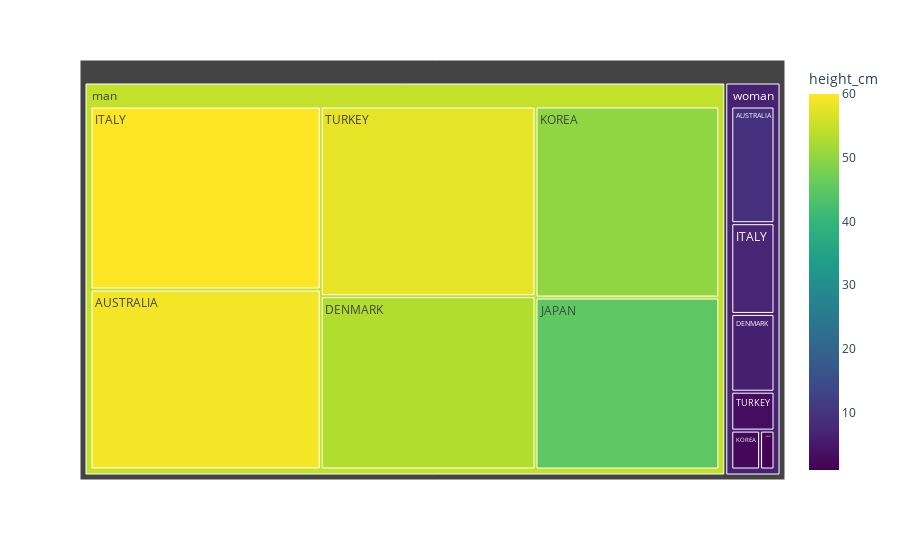

The code cell stored with this chart in its notebook:
### Code cell
# 트리맵 차트 시각화

fig = px.treemap(df3,
                 path=['sex','country'],
                 values='height_cm',
                 color='height_cm',
                 color_continuous_scale='viridis')

fig.show()

### Figure 1 — Plotly figure (JSON) as saved in the notebook; plotly's stock layout.template omitted (floating-point values rounded to 4 significant figures)
{"data": [{"branchvalues": "total", "customdata": [[59], [9], [53], [6], [60], [7], [45], [1], [50], [2], [58], [3], [54.7], [6.429]], "domain": {"x": [0, 1], "y": [0, 1]}, "hovertemplate": "labels=%{label}<br>height_cm_sum=%{value}<br>parent=%{parent}<br>id=%{id}<br>height_cm=%{color}<extra></extra>", "ids": ["man/AUSTRALIA", "woman/AUSTRALIA", "man/DENMARK", "woman/DENMARK", "man/ITALY", "woman/ITALY", "man/JAPAN", "woman/JAPAN", "man/KOREA", "woman/KOREA", "man/TURKEY", "woman/TURKEY", "man", "woman"], "labels": ["AUSTRALIA", "AUSTRALIA", "DENMARK", "DENMARK", "ITALY", "ITALY", "JAPAN", "JAPAN", "KOREA", "KOREA", "TURKEY", "TURKEY", "man", "woman"], "marker": {"coloraxis": "coloraxis", "colors": [59, 9, 53, 6, 60, 7, 45, 1, 50, 2, 58, 3, 54.7, 6.429]}, "name": "", "parents": ["man", "woman", "man", "woman", "man", "woman", "man", "woman", "man", "woman", "man", "woman", "", ""], "type": "treemap", "values": [59, 9, 53, 6, 60, 7, 45, 1, 50, 2, 58, 3, 325, 28]}], "layout": {"coloraxis": {"colorbar": {"title": {"text": "height_cm"}}, "colorscale": [[0, "#440154"], [0.1111, "#482878"], [0.2222, "#3e4989"], [0.3333, "#31688e"], [0.4444, "#26828e"], [0.5556, "#1f9e89"], [0.6667, "#35b779"], [0.7778, "#6ece58"], [0.8889, "#b5de2b"], [1, "#fde725"]]}, "legend": {"tracegroupgap": 0}, "margin": {"t": 60}}}
